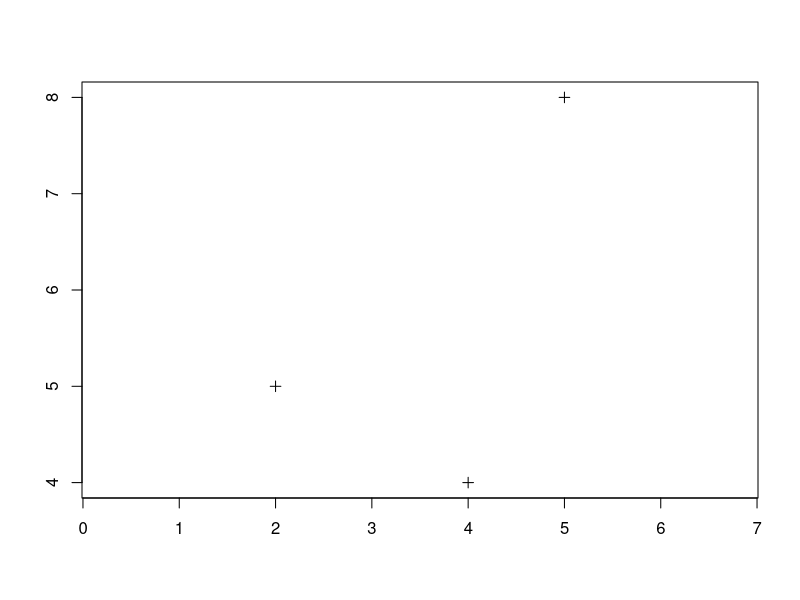
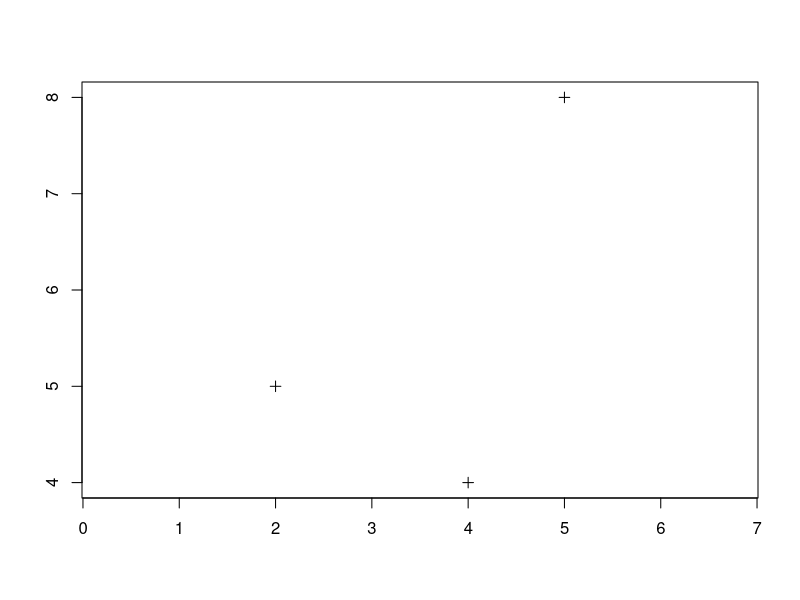
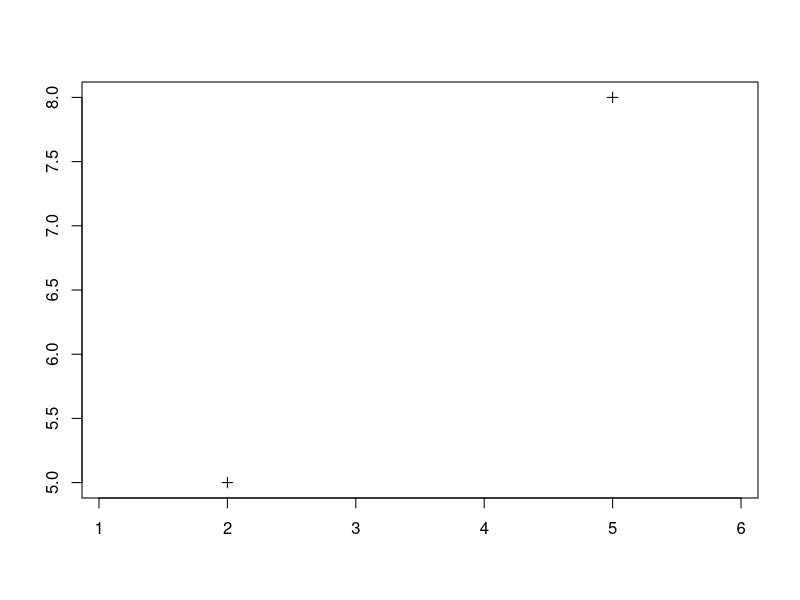
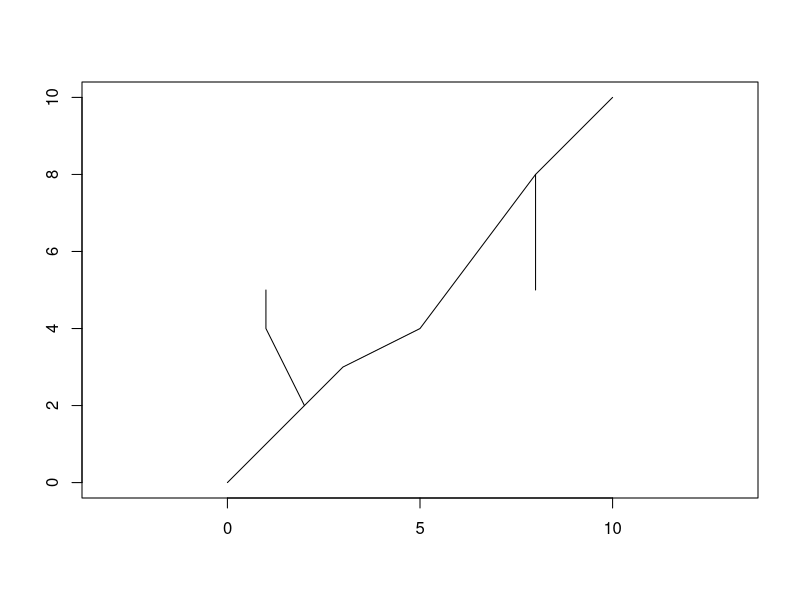
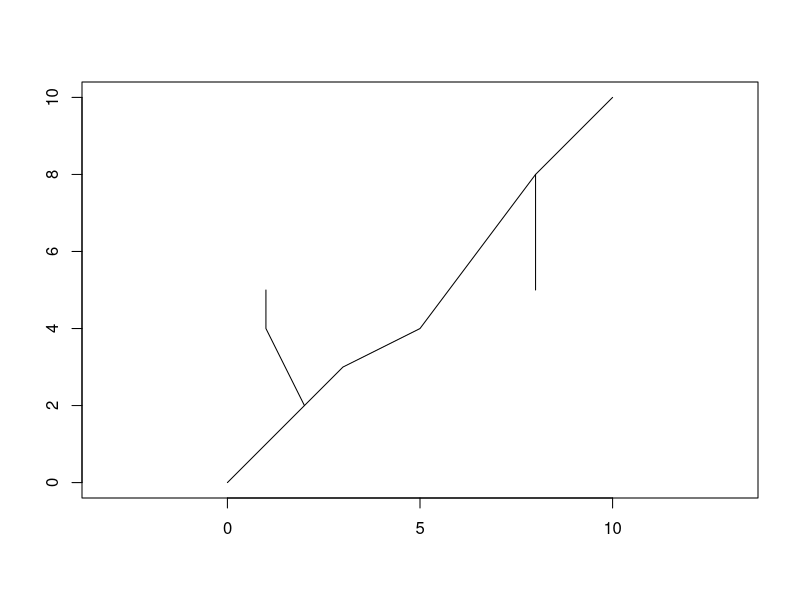
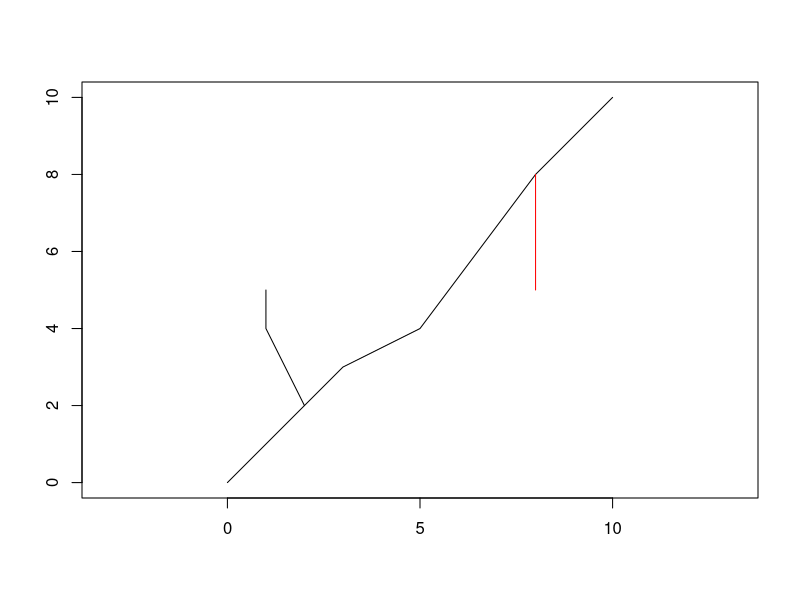
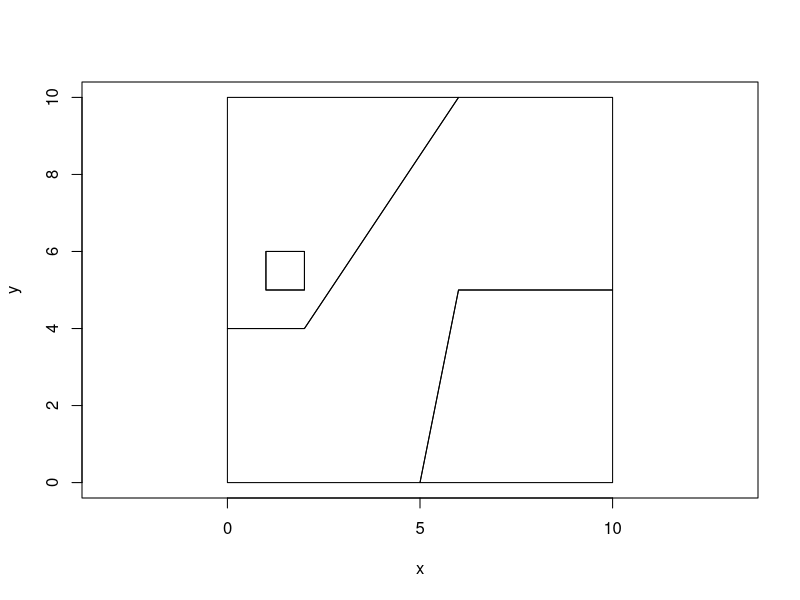
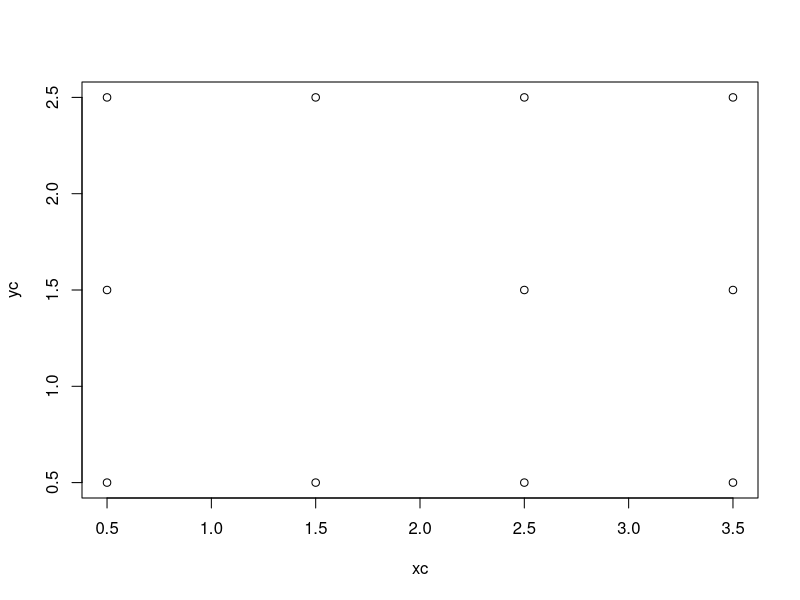

Reproduce these figures in R, in order.
## ----Anex_sp_1,echo=TRUE,results="verbatim",cache=TRUE,crop=TRUE,fig.width=3,fig.height=3----
library(sp)
# SpatialPoints
# Crea un vector de coordenadas en x
Xs <- c(2,4,5)
# Crea un vector de coordenadas en y
Ys <- c(5,4,8)
# Pega Xs y Ys para crear una tabla de coordenadas
coords <- cbind(Xs,Ys)
print(coords)

# Crea el objeto SpatialPoints (SP)
SP = SpatialPoints(coords)

plot(SP, axes = TRUE)
class(SP)

## ----Anex_sp_2,echo=TRUE,results="verbatim",cache=TRUE-------------------
summary(SP)
print(SP)
proj4string(SP)
SP@proj4string
bbox(SP)
SP@bbox
coordinates(SP)
SP@coords

## ----Anex_sp_3,echo=TRUE,results="verbatim",crop=TRUE, fig.width=3, fig.height=3,cache=TRUE----
# SpatialPoints data frame SPDF ###########################################
# Tabla con ID (campo num) e información adicional (tabla de atributos)
num <- c(1, 2, 3)
nombre <- c("Pozo","Gasolinera","Pozo")
tabpuntos <- data.frame(cbind(num,nombre))
class(tabpuntos)

# crea el SpatialPointsDataFrame con el SpatialPoints y la tabla
SPDF <- SpatialPointsDataFrame(SP, tabpuntos, match.ID="num")
# crea el SpatialPointsDataFrame con las coord y la tabla
SPDF2 <- SpatialPointsDataFrame(coords, tabpuntos)

plot(SPDF,axes=TRUE)

## ----Anex_sp_4,echo=TRUE,results="verbatim",crop=TRUE,fig.width=3, fig.height=3,cache=TRUE----
# Se puede extraer la tabla de atributos de un SPDF con
as.data.frame(SPDF)
SPDF@data

# Selección de elementos dentro de la cobertura 
Pozos <- SPDF[SPDF@data$nombre=="Pozo",]
plot(Pozos,axes=TRUE)

## ----Anex_sp_5,echo=TRUE,results="verbatim",fig.width=3, fig.height=3,cache=TRUE----
# Crea 3 objetos "Line": simple cadena de coordenadas (vértices)
# Linea 1
X1s <- c(0,3,5,8,10)
Y1s <- c(0,3,4,8,10)
Coord1 <- cbind(X1s,Y1s)
# Crea objeto de Clase Line
L1 <- Line(Coord1)

# Linea 2
X2s <- c(2,1,1)
Y2s <- c(2,4,5)
Coord2 <- cbind(X2s,Y2s)
# Crea objeto de Clase Line
L2 <- Line(Coord2)

# Linea 3
X3s <- c(8,8)
Y3s <- c(8,5)
Coord3 <- cbind(X3s,Y3s)
# Crea objeto de Clase Line
L3 <- Line(Coord3)

## ----Anex_sp_6,echo=TRUE,results="verbatim",crop=TRUE,fig.width=3, fig.height=3,cache=TRUE----
# Crea dos objetos Lines: conjunto de objetos Line con un mismo ID
Lines1 = Lines(list(L1,L2),ID="p")
Lines2 = Lines(L3,ID="t")

# Crea un objeto SpatialLines: conjunto de objetos Lines
SL <- SpatialLines(list(Lines1, Lines2))
plot(SL,axes=TRUE)

## ----Anex_sp_7,echo=TRUE,results="verbatim",crop=TRUE,fig.width=3, fig.height=3,cache=TRUE----
# Tabla con ID (campo num) e informacion adicional (tabla de atributo)
code <- c("t","p")
tipo <- c("Terraceria","Pavimentada")
tablineas <- data.frame(cbind(tipo,code))
SLDF = SpatialLinesDataFrame(SL,tablineas,match.ID="code")
plot(SLDF,axes=TRUE) 

## ----Anex_sp_8,echo=TRUE,results="verbatim",crop=TRUE,fig.width=3, fig.height=3,cache=TRUE----
# Se puede extraer la tabla de atributos de un SPDF con
as.data.frame(SLDF)
SLDF@data

# Se puede selecionar ciertos rasgos usando la tabla de atributos
plot(SLDF[SLDF@data$tipo=="Pavimentada",],axes=TRUE)                 
plot(SLDF[SLDF@data$tipo=="Terraceria",],add=TRUE,col="red")

## ----Anex_sp_9,echo=TRUE,results="verbatim",fig.width=3, fig.height=3,cache=TRUE----
# Organización de los datos
SLDF@lines

## ----Anex_sp_10,echo=TRUE,results="verbatim",crop=TRUE,fig.width=3, fig.height=3,cache=TRUE----
## Polígono forestal al SudEste
## Polygon
# Crea una cadena de coordenadas en X
X1 <- c(5,6,10,10,5)
# Crea una cadena de coordenadas en Y
# Ojo tiene que cerrar (último par de coord = primero)
Y1 <-  c(0,5,5,0,0)
# Pega X y Y para crear una tabla de coordenadas
c1 <- cbind(X1,Y1)
print(c1)
class(c1)
# Crea el objeto Polygon. Un polygon es un forma simple cerrada
P1 = Polygon(c1)

# Polígono forestal al NorOeste
# Crea una cadena de coordenadas en X
X2 <- c(0,0,6,2,0)
# Crea una cadena de coordenadas en Y
Y2 <- c(4,10,10,4,4)
# Pega X y Y para crear una tabla de coordenadas
c2 <- cbind(X2,Y2)
P2 = Polygon(c2)

# Polígono hueco
# Crea una cadena de coordenadas en X
X3 <- c(1,1,2,2,1)
# Crea una cadena de coordenadas en Y
Y3 <- c(5,6,6,5,5)
# Pega X y Y para crear una tabla de coordenadas
c3 <- cbind(X3,Y3)
P3 = Polygon(c3, hole=TRUE)

# Polígono de agricultura
P4 = Polygon(c3) # esta vez no es hueco

# Polígono de área urbana
X5 <- c(0,0,2,6,10,10,6,5,0)
Y5 <-  c(0,4,4,10,10, 5,5,0,0)
c5 <- cbind(X5,Y5)
P5 = Polygon(c5)

# Un Polygons es un conjunto de Polygon, incluyendo eventualmente huecos, con un ID

# Polígonos forestales: los dos polígonos con un hueco
PoliF = Polygons(list(P1,P2,P3),ID="F")

# Polígono zona urbana
PoliU = Polygons(list(P4),ID="U")
# Polígono agricultura
PoliA = Polygons(list(P5),ID="A")

# Spatial Polygons: conjunto de polygons
SPol = SpatialPolygons(list(PoliF,PoliA,PoliU))

plot(SPol,axes=TRUE,xlab="x",ylab="y")

## ----Anex_sp_11,echo=TRUE,results="verbatim",crop=TRUE,fig.width=3, fig.height=3,cache=TRUE----
# Spatial PolygonsDataFrame

# Tabla con ID (campo num) e información adicional (tabla de atributo)
code <- c("A","F","U")
tipo <- c("Agricultura","Bosque","Urbano")
tabpol <- data.frame(cbind(code,tipo))

SPolDF = SpatialPolygonsDataFrame(SPol,tabpol,match.ID="code")

summary(SPolDF)
SPolDF@polygons
SPolDF@polygons[[1]]@Polygons[[1]]@hole
SPolDF@polygons[[1]]@Polygons[[1]]@coords

SPolDF@polygons[[1]]@Polygons[[1]]
slot(SPol,"polygons")  # lista de objetos Polygons

## ----Cap3_12,echo=TRUE,results="verbatim",fig.width=3, fig.height=3,crop=TRUE,cache=TRUE----
## SpatialPixels
## Malla de 3 x 4 celdas de dimensión 1x1
## Coordenadas del centro de las celdas (no hay (1.5,1.5) que es NA)
xc = c(0, 1, 2, 3, 0, 2, 3, 0, 1, 2, 3) + 0.5
yc = c(0, 0, 0, 0, 1, 1, 1, 2, 2, 2, 2) + 0.5
df <- data.frame(xc,yc)
print(df)
plot(xc,yc, axes = T)

coordinates(df) <- ~xc+yc
class(df)  # es un SpatialPoints!
gridded(df) = TRUE  # lo pasamos a raster SpatialPixels
class(df)  # ya es SpatialPixels
plot(df)

## ----Cap3_13,echo=TRUE,results="verbatim",fig.width=3, fig.height=3,cache=TRUE----
# Grid (topología del grid: offset, tamaño de celdas, num filas/columnas)
df@grid
# Grid index: indexación de los puntos
df@grid.index
# Coordenadas de los puntos (centro de las celdas)
df@coords
# Ventana
df@bbox
# Un sistema de proyección (inexistente en este caso)
df@proj4string

## ----Cap3_14,echo=TRUE,results="verbatim",fig.width=3, fig.height=2,crop=TRUE,cache=TRUE----
## SpatialPixelsDataFrame
# Data frame tabla de atributos (sin el dato NA)
tab_g <- data.frame(c(1,2,3,4,2,2,2,3,3,3,1))

# SpatialPixelsDataFrame
SPixDF <- SpatialPixelsDataFrame(df,tab_g)
class(SPixDF)  # es un "SpatialPixelsDataFrame"
plot(SPixDF)

## Hay algunos slots suplementarios en comparación con el SpatialPixel
# Valores de los pixels
SPixDF@data
SPixDF@coords.nrs # Núm de la columna de la tabla de atributos 
# que contiene las coordenadas (aqui no aplica)

## ----Cap3_15,echo=TRUE,results="verbatim",fig.width=3, fig.height=3,crop=TRUE,cache=TRUE----
G = GridTopology(c(0.5,0.5), c(1,1), c(4,3))
class(G)

# Estructura de la malla con 3 slots
G@cellcentre.offset
G@cellsize
G@cells.dim
summary(G)
coordinates(G)
coordinatevalues(G)

# SpatialGrid 
# Casi lo mismo: tiene slots adicionales (proj, bbox)
SG = SpatialGrid(G)
class(SG)
summary(SG)

## ----Cap3_16,echo=TRUE,results="verbatim",fig.width=3, fig.height=1.5,crop=TRUE,cache=TRUE----
# slots adicionales
SG@grid
SG@bbox
SG@proj4string
plot(SG, axes=TRUE)

## ----Cap3_17,echo=TRUE,results="verbatim",fig.width=3, fig.height=2,crop=TRUE,cache=TRUE----
## SpatialGridDataFrame
# Un dataframe con los valores de las 12 celdas
tab_g <- data.frame(c(1,2,3,4,2,NA,2,2,3,3,3,1))

SGDF = SpatialGridDataFrame(SG, tab_g)
class(SGDF)
plot(SGDF,axes=T)
SGDF@data
